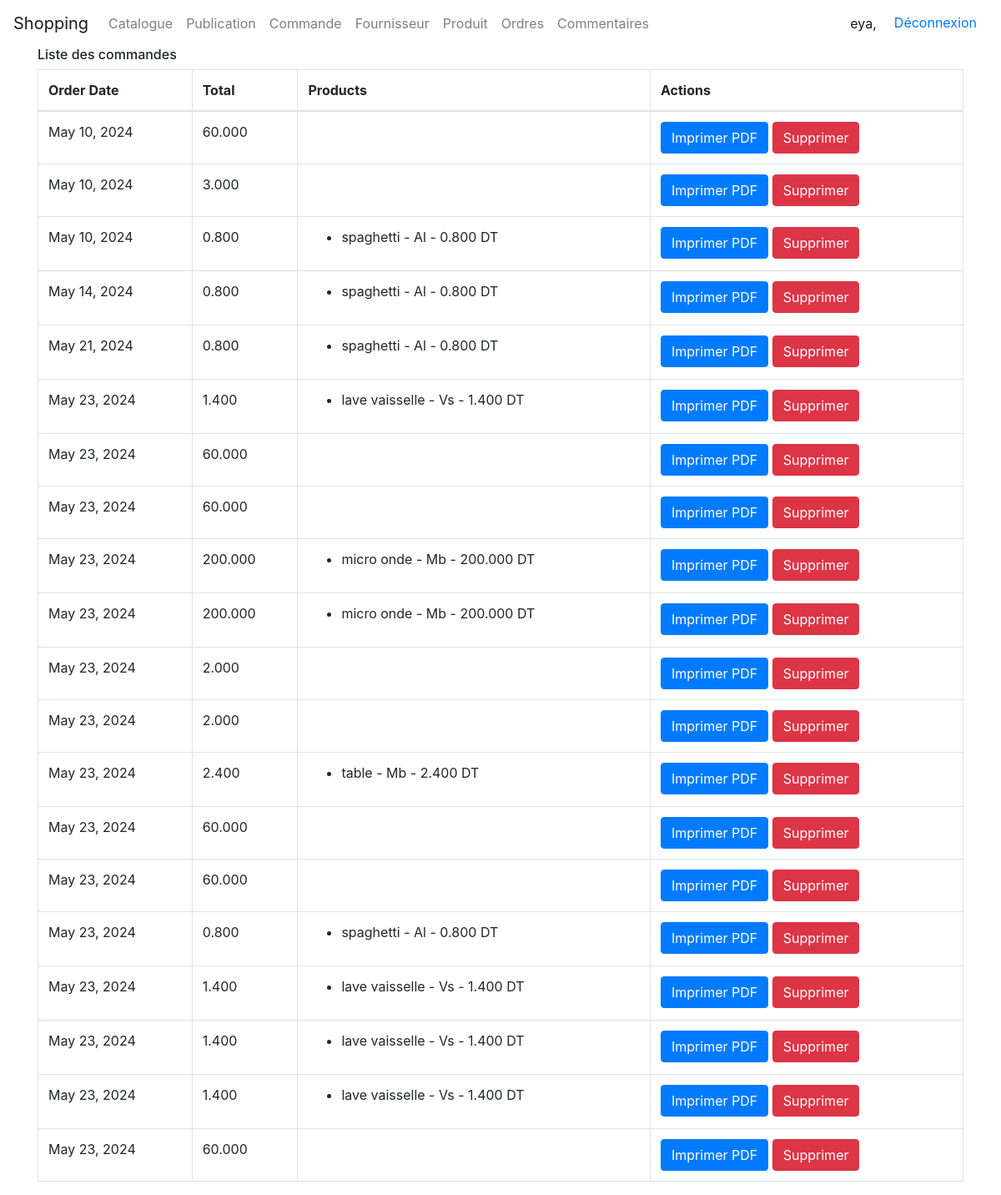
/magasin/my_orders/ (signed in), run on the app's committed database.
### magasin/models.py (models this page shows, shortened)
class Commande(models.Model):
    user = models.CharField(max_length=100)
    dateCde = models.DateField(null=True, default=date.today)
    produits = models.ManyToManyField('Produit')
    totalCde = models.DecimalField(max_digits=10, decimal_places=3, default=0)  # Champ totalCde avec valeur par défaut

class Produit(models.Model):
    TYPE_CHOICES = [
    ('Al', 'Alimentaire'),
    ('Mb', 'Meuble'),
    ('Sn', 'Sanitaire'),
    ('Vs', 'Vaisselle'),
    ('Vt', 'Vêtement'),
    ('Jx', 'Jouets'),
    ('Lg', 'Linge de Maison'),
    ('Bj', 'Bijoux'),
    ('Dc', 'Décor'),
]
    libelle = models.CharField(max_length=100)
    description = models.TextField(default='Non définie')
    prix = models.DecimalField(max_digits=10, decimal_places=3)
    type = models.CharField(max_length=2, choices=TYPE_CHOICES, default='em')
    img = models.ImageField(blank=True)
    fournisseur = models.ForeignKey(Fournisseur, on_delete=models.CASCADE, null=True)
    def __str__(self):
        return f"{self.libelle} - {self.type} - {self.prix} DT"

### magasin/views.py (the view)
# urls.py: path('my_orders/', views.my_orders, name='my_orders'),
@login_required
def my_orders(request):
    orders = Commande.objects.filter(user=request.user)
    return render(request, 'magasin/my_orders.html', {'orders': orders})

### magasin/templates/magasin/my_orders.html (shortened to what this page needs)
{% extends 'magasin/base.html' %}
{% block content %}
<div class="container">
    <div class="panel panel-danger">
        <div class="panel-heading">
            <h6 class="panel-title">Liste des commandes</h6>
        </div>
        <table class="table table-hover table-bordered" id="dev-table">
            <thead>
                <tr>
                    <th>Order Date</th>
                    <th>Total</th>
                    <th>Products</th>
                    <th>Actions</th>
                </tr>
            </thead>
            <tbody>
                {% for order in orders %}
                <tr>
                    <td>{{ order.dateCde }}</td>
                    <td>{{ order.totalCde }}</td>
                    <td>
                        <ul>
                            {% for product in order.produits.all %}
                            <li>{{ product }}</li>
                            {% endfor %}
                        </ul>
                    </td>
                    <td>
                        <form action="{% url 'magasin:generate_pdf' order.id %}" method="post" style="display: inline;">
                            <button type="submit" class="btn btn-primary">Imprimer PDF</button>
                        </form>
                        <form action="{% url 'magasin:delete_order' %}" method="post" style="display: inline;">
                            <button type="submit" class="btn btn-danger">Supprimer</button>
                        </form>
                    </td>
                </tr>
                {% endfor %}
            </tbody>
        </table>
    </div>
</div>
{% endblock %}

### magasin/templates/magasin/base.html (shortened to what this page needs)
{% load static %}
<!DOCTYPE html>
<html>
<head>
    <link rel="stylesheet" href="https://cdn.jsdelivr.net/npm/bootstrap@4.0.0/dist/css/bootstrap.min.css">
    <link rel="stylesheet" href="https://cdnjs.cloudflare.com/ajax/libs/material-design-iconic-font/2.2.0/css/material-design-iconic-font.min.css">
</head>
<body>
    <nav class="navbar navbar-expand-lg navbar-light " style="text-align:center;">
        <a class="navbar-brand" href="#"> Shopping </a>
        <div class="collapse navbar-collapse" id="navbarSupportedContent">
            <ul class="navbar-nav mr-auto">
                <li class="nav-item">
                    <a class="nav-link" href="{% url 'magasin:index' %}">Catalogue</a>
                </li>
                <li class="nav-item">
                    <a class="nav-link" href="{% url 'magasin:post_list' %}">Publication</a>
                </li>
                <li class="nav-item">
                    <a class="nav-link" href="{% url 'magasin:creer_commande' %}">Commande </a>
                </li>
                {% if user.is_authenticated %}
                <li class="nav-item">
                    <a class="nav-link" href="{% url 'magasin:fournisseur' %}">Fournisseur</a>
                </li>
                <li class="nav-item">
                    <a class="nav-link" href="{% url 'magasin:mesProduits' %}">Produit</a>
                </li>
                <li class="nav-item">
                    <a class="nav-link" href="{% url 'magasin:my_orders' %}">Ordres</a>
                </li>
                <li class="nav-item">
                    <a class="nav-link" href="{% url 'magasin:liste_commentaires' %}">Commentaires</a>
                </li>
                {% endif %}
            </ul>
            <ul class="navbar-nav ml-auto">
                {% if user.is_authenticated %}
                <li class="nav-item active">
                    <a class="nav-link" href="#">{{ user.username }},</a>
                </li>
                <li class="nav-item active">
                    <form action="{% url 'logout' %}" method="post">
                        <button type="submit" class="btn btn-link">Déconnexion</button>
                    </form>
                </li>
                {% endif %}
            </ul>
        </div>
    </nav>
    {% block content %} {% endblock %}
</body>
</html>

### data on the page
Commande: dateCde "May 10, 2024", totalCde "60.000"
Commande: dateCde "May 10, 2024", totalCde "3.000"
Commande: dateCde "May 10, 2024", totalCde "0.800"
Produit: libelle+type+prix "spaghetti - Al - 0.800 DT"
Commande: dateCde "May 14, 2024", totalCde "0.800"
Commande: dateCde "May 21, 2024", totalCde "0.800"
Commande: dateCde "May 23, 2024", totalCde "1.400"
Produit: libelle+type+prix "lave vaisselle - Vs - 1.400 DT"
Commande: dateCde "May 23, 2024", totalCde "60.000"
Commande: dateCde "May 23, 2024", totalCde "60.000"
Commande: dateCde "May 23, 2024", totalCde "200.000"
Produit: libelle+type+prix "micro onde - Mb - 200.000 DT"
Commande: dateCde "May 23, 2024", totalCde "200.000"
Commande: dateCde "May 23, 2024", totalCde "2.000"
Commande: dateCde "May 23, 2024", totalCde "2.000"
Commande: dateCde "May 23, 2024", totalCde "2.400"
Produit: libelle+type+prix "table - Mb - 2.400 DT"
Commande: dateCde "May 23, 2024", totalCde "60.000"
Commande: dateCde "May 23, 2024", totalCde "60.000"
Commande: dateCde "May 23, 2024", totalCde "0.800"
Commande: dateCde "May 23, 2024", totalCde "1.400"
Commande: dateCde "May 23, 2024", totalCde "1.400"
Commande: dateCde "May 23, 2024", totalCde "1.400"
Commande: dateCde "May 23, 2024", totalCde "60.000"

### other printed values
{{ user.username }} "eya"
